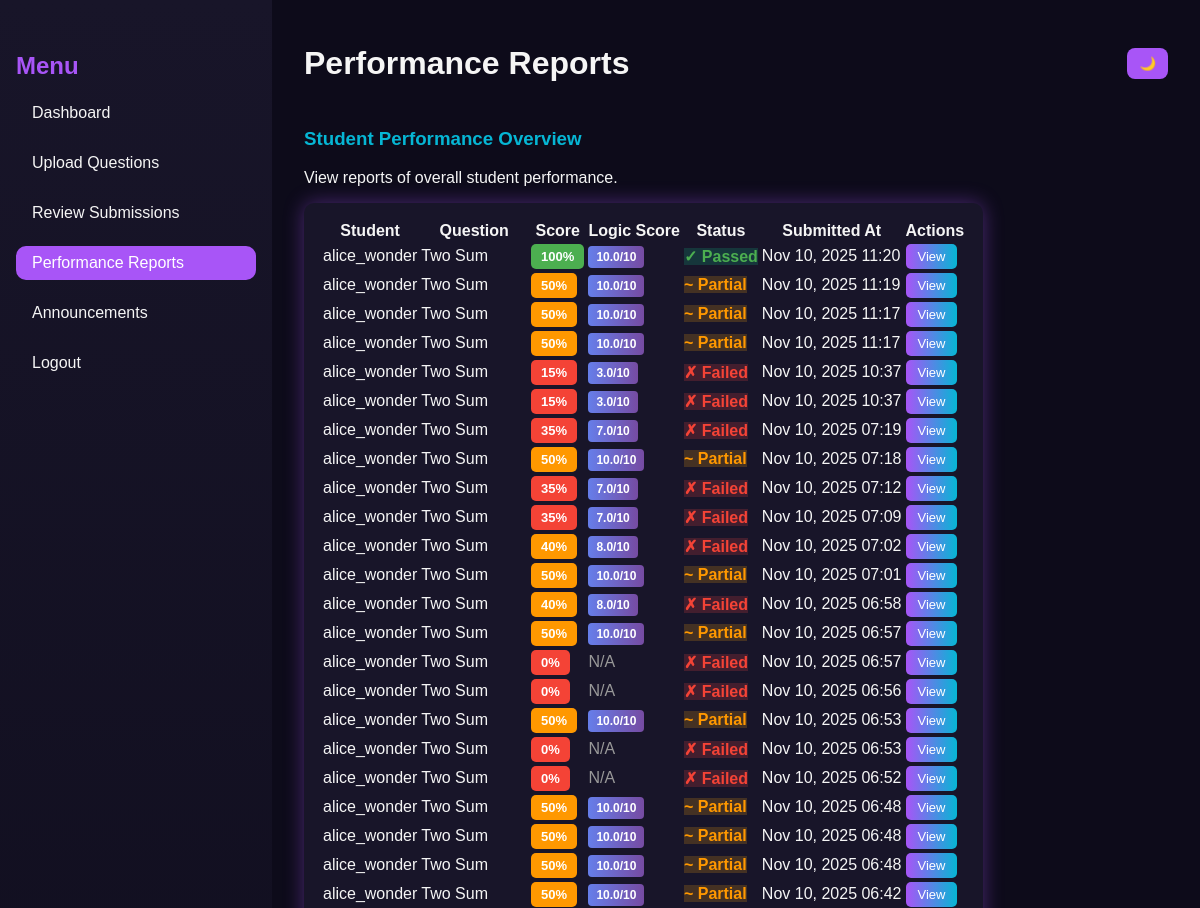
The page /faculty/performance-reports/ (signed in, upper part) on the database as committed earlier.
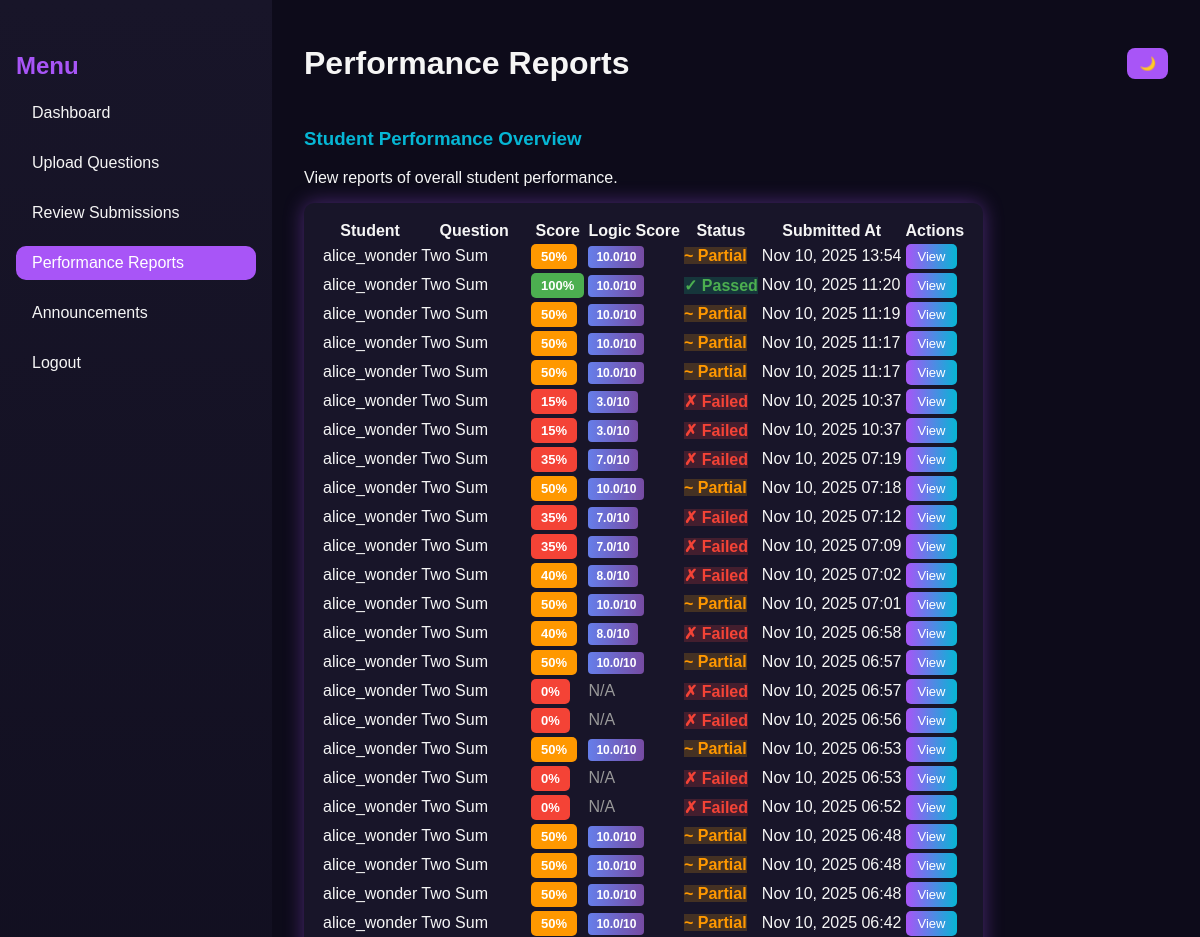
The same page on the database as committed later.
### core/models.py (models this page shows, shortened)
class Submission(models.Model):
    student = models.ForeignKey(Student, on_delete=models.CASCADE)
    question = models.ForeignKey(Question, on_delete=models.CASCADE)
    code = models.TextField()
    language = models.CharField(max_length=20)
    result = models.JSONField(null=True, blank=True)  # store output, correctness, AI feedback
    score = models.FloatField(default=0)
    submitted_at = models.DateTimeField(auto_now_add=True)

class Student(models.Model):
    user = models.OneToOneField(User, on_delete=models.CASCADE)
    faculty = models.ForeignKey(Faculty, on_delete=models.SET_NULL, null=True, blank=True)
    group = models.ForeignKey(Group, on_delete=models.SET_NULL, null=True, blank=True, related_name='students')

class Question(models.Model):
    faculty = models.ForeignKey(Faculty, on_delete=models.CASCADE, related_name='questions')
    title = models.CharField(max_length=255)
    description = models.TextField()
    difficulty = models.CharField(
        max_length=20,
        choices=[('Easy', 'Easy'), ('Medium', 'Medium'), ('Hard', 'Hard')],
        default='Easy'
    )
    marks = models.IntegerField(default=0)
    created_at = models.DateTimeField(auto_now_add=True)
    example_input = models.TextField(blank=True)
    example_output = models.TextField(blank=True)
    constraints = models.TextField(blank=True)

### core/views.py (the view)
# urls.py: path('faculty/performance-reports/', views.performance_reports, name='performance_reports'),
@login_required
def performance_reports(request):
    submissions = Submission.objects.select_related('student__user', 'question').order_by('-submitted_at')
    return render(request, 'core/performance_reports.html', {"submissions": submissions})

### core/templates/core/performance_reports.html (shortened to what this page needs)
{% load static %}
<!DOCTYPE html>
<html lang="en">
<head>
  <link rel="stylesheet" href="{% static 'dynamic/CSS/faculty_dashboard.css' %}" />
</head>
<body>
  <div class="dashboard">
    <aside class="sidebar">
      <h2 class="menu-title">Menu</h2>
      <ul>
        <li><a href="{% url 'faculty_dashboard' %}">Dashboard</a></li>
        <li><a href="{% url 'upload_question' %}">Upload Questions</a></li>
        <li><a href="{% url 'review_submissions' %}">Review Submissions</a></li>
        <li><a href="{% url 'performance_reports' %}" class="active">Performance Reports</a></li>
        <li><a href="{% url 'faculty_announcements' %}">Announcements</a></li>
        <li><a href="{% url 'logout' %}">Logout</a></li>
      </ul>
    </aside>
    <main class="main-content">
      <header class="topbar">
        <h1>Performance Reports</h1>
        <div class="theme-toggle">
          <button id="themeToggle">🌙</button>
        </div>
      </header>
      <section class="overview">
        <h3>Student Performance Overview</h3>
        <p>View reports of overall student performance.</p>
        <table class="performance-table">
          <thead>
            <tr>
              <th>Student</th>
              <th>Question</th>
              <th>Score</th>
              <th>Logic Score</th>
              <th>Status</th>
              <th>Submitted At</th>
              <th>Actions</th>
            </tr>
          </thead>
          <tbody>
            {% for submission in submissions %}
              <tr>
                <td>{{ submission.student.user.username }}</td>
                <td>{{ submission.question.title }}</td>
                <td>
                  <span class="score-badge {% if submission.score >= 70 %}score-high{% elif submission.score >= 40 %}score-medium{% else %}score-low{% endif %}">
                    {{ submission.score|floatformat:0 }}%
                  </span>
                </td>
                <td>
                  {% if submission.result.logic_score is not None %}
                    <span class="logic-badge">{{ submission.result.logic_score }}/10</span>
                  {% else %}
                    <span style="color: #999;">N/A</span>
                  {% endif %}
                </td>
                <td>
                  {% if submission.score == 100 %}
                    <span class="status-passed">✓ Passed</span>
                  {% elif submission.score >= 50 %}
                    <span class="status-partial">~ Partial</span>
                  {% else %}
                    <span class="status-failed">✗ Failed</span>
                  {% endif %}
                </td>
                <td>{{ submission.submitted_at|date:"M d, Y H:i" }}</td>
                <td>
                  <button class="view-btn" onclick="showDetails({{ submission.id }})">View</button>
                </td>
              </tr>
            {% empty %}
              <tr>
                <td colspan="7">No submissions yet.</td>
              </tr>
            {% endfor %}
          </tbody>
        </table>
      </section>
    </main>
  </div>
</body>
</html>

Rows that differ between the two databases and show on the page:
added Submission: student.user.username "alice_wonder", question "Two Sum", score "50", result.logic_score "10.0", shows "~ Partial", submitted_at "Nov 10, 2025 13:54"
